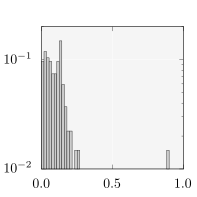

Write the gnuplot code that produced this figure.
set size square
unset key
set lmargin 4.5
set rmargin 1.5
set tmargin 0
set bmargin 0

set xtics 0.5
# set ytics 2

set xrange [0:1]
set yrange [0.01:0.2]

set format x "$%.1f$"
set format y "$10^{%T}$"
set logscale y

plot 'kursawe_histogram_200.dat' w boxes lc black fs solid 0.2
